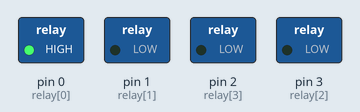
A sketch run on a simulated Arduino Uno, built with avr-gcc and run on an emulated ATmega328P. On the bench: switched loads named in the sketch (green lamp = pin HIGH).

Above: at 0.5 s.
At 2.5 s:
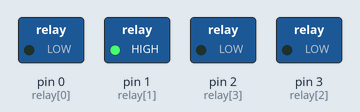
At 4.5 s:
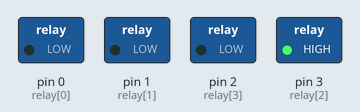
At 6.5 s:
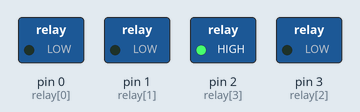
At 9.5 s:
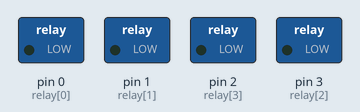
Timing chart, 0 to 10.4 s (numbered marks = the images above):
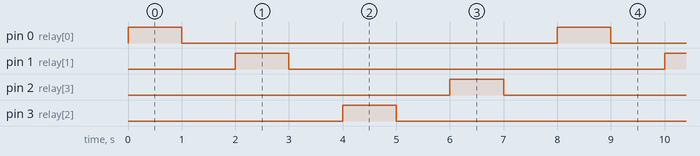

Measured:
- by itself, pin 0 (relay[0]), pin 1 (relay[1]), pin 2 (relay[3]), pin 3 (relay[2]): alternates HIGH for 1.0 s and LOW for 7.0 s
- by itself, everything shown: repeats every 8.0 s, in 8 steps

The sketch:

WifiRelayTest.ino
```cpp
const byte relay[4]={0, 1, 3, 2};
void setup() {
  for(byte i=0 ; i<4 ; i++){
    pinMode(relay[i], OUTPUT);
    digitalWrite(relay[i], LOW);
  }
}

void loop() {
  for(byte j=0 ; j<4 ; j++){
    digitalWrite(relay[j], HIGH);
    delay(1000);
    digitalWrite(relay[j], LOW);
    delay(1000);
  }
}
```
